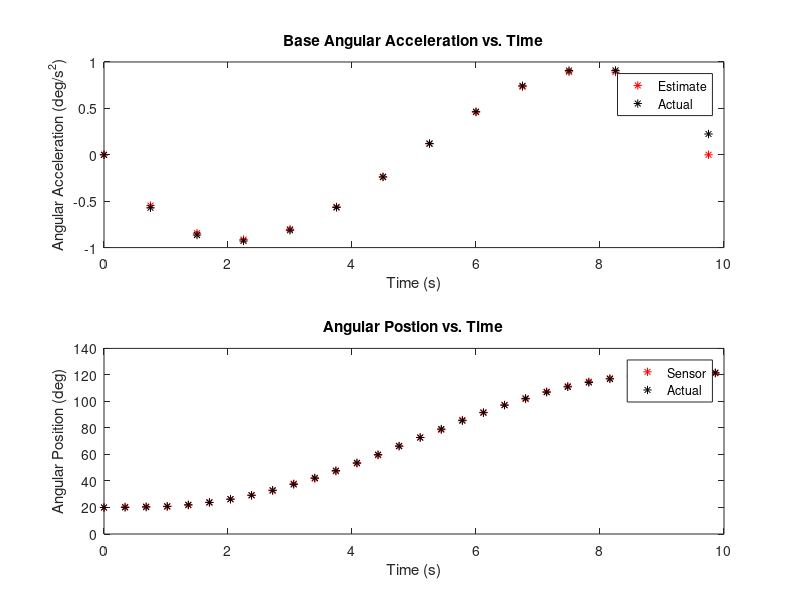
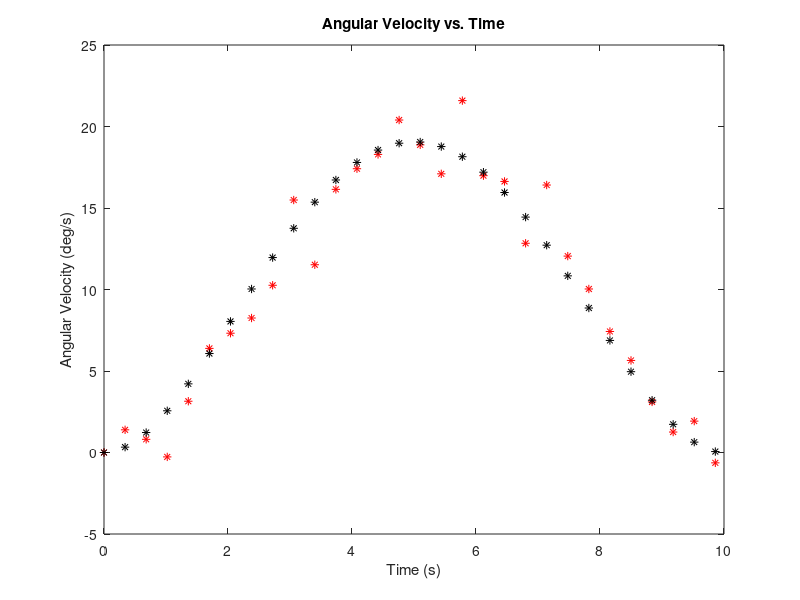
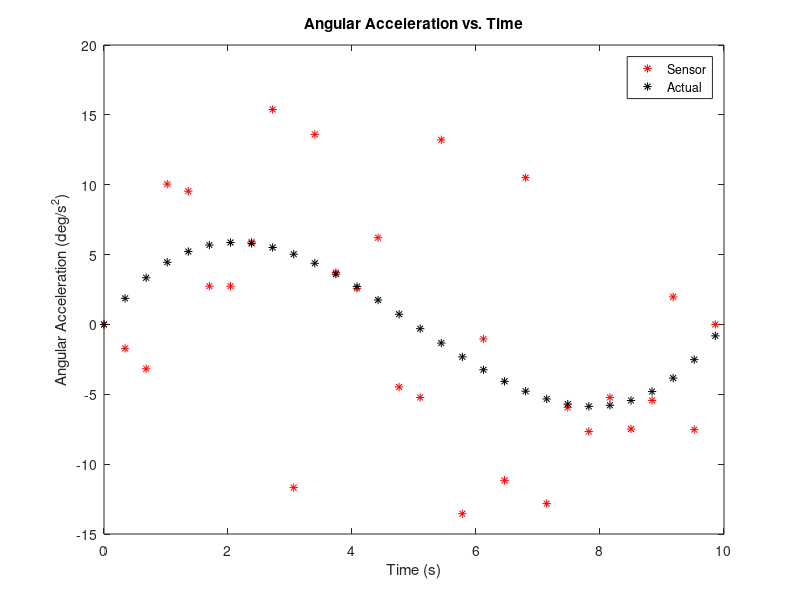

Reproduce these figures in MATLAB, in order.
%Creator: Jonathan Kenney
%HW4
clear; clc; close all;

%Problem 1
t = 0:.75:9.75;
th1 = 30 - .0009684*t.^5 + .02421*t.^4 - .1614*t.^3;
th2 = 20 + .0061002*t.^5 - .152505*t.^4 + 1.0167*t.^3;
est_Vth1 = zeros(1,14);
est_Vth2 = zeros(1,14);

for k = 2:14
    est_Vth1(k) = (th1(k) - th1(k-1))/(t(k)-t(k-1));
    est_Vth2(k) = (th2(k) - th2(k-1))/(t(k)-t(k-1));
end

Vth1 = -5*.0009684*t.^4 + 4*.02421*t.^3 - 3*.1614*t.^2;
Vth2 = 5*.0061002*t.^4 - 4*.152505*t.^3 + 3*1.0167*t.^2;
err_Vth1 = abs(est_Vth1 - Vth1);
err_Vth2 = abs(est_Vth2 - Vth2);

max_err_Vth1 = max(err_Vth1);
max_err_Vth2 = max(err_Vth2);

figure(1)
subplot(2,1,1)
plot(t,est_Vth1,'r*',t,Vth1,'k*');
xlabel('Time (s)');
ylabel('Angular Velocity (deg/s)')
title('Base Angular Velocity vs. Time');
legend('Estimate','Actual');
subplot(2,1,2)
plot(t,est_Vth2,'b*',t,Vth2,'k*');
xlabel('Time (s)');
ylabel('Angular Velocity (deg/s)')
title('Joint Angular Velocity vs. Time');
legend('Estimate','Actual');
figure(2)
plot(t,err_Vth1,'r*',t,err_Vth2,'b*');
xlabel('Time (s)');
ylabel('Absolute Error')
title('Base and Joint Velocity Estimate Error');
legend('Base','Joint');

fprintf('Max error for base: %.4f\n',max_err_Vth1);
fprintf('Max error for joint: %.4f\n',max_err_Vth2);

%%
%Problem 2
clear; clc; close all;

t = 0:.75:9.75;
th1 = 30 - .0009684*t.^5 + .02421*t.^4 - .1614*t.^3;
th2 = 20 + .0061002*t.^5 - .152505*t.^4 + 1.0167*t.^3;
est_Ath1 = zeros(1,14);
est_Ath2 = zeros(1,14);

for k = 2:13
    est_Ath1(k) = (th1(k+1) - 2*th1(k) + th1(k-1))/((t(k)-t(k-1))^2);
    est_Ath2(k) = (th2(k+1) - 2*th2(k) + th2(k-1))/((t(k)-t(k-1))^2);
end

Ath1 = -20*.0009684*t.^3 + 12*.02421*t.^2 - 6*.1614*t;
Ath2 = 20*.0061002*t.^3 - 12*.152505*t.^2 + 6*1.0167*t;
err_Ath1 = abs(est_Ath1 - Ath1);
err_Ath2 = abs(est_Ath2 - Ath2);

max_err_Ath1 = max(err_Ath1);
max_err_Ath2 = max(err_Ath2);

figure(1)
subplot(2,1,1)
plot(t,est_Ath1,'r*',t,Ath1,'k*');
xlabel('Time (s)');
ylabel('Angular Acceleration (deg/s^2)')
title('Base Angular Acceleration vs. Time');
legend('Estimate','Actual');
subplot(2,1,2)
plot(t,est_Ath2,'b*',t,Ath2,'k*');
xlabel('Time (s)');
ylabel('Angular Acceleration (deg/s^2)')
title('Joint Angular Acceleration vs. Time');
legend('Estimate','Actual');
figure(2)
plot(t,err_Ath1,'r*',t,err_Ath2,'b*');
xlabel('Time (s)');
ylabel('Absolute Error')
title('Base and Joint Acceleration Estimate Error');
legend('Base','Joint');

fprintf('Max error for base: %.4f\n',max_err_Ath1);
fprintf('Max error for joint: %.4f\n',max_err_Ath2);

%%
%Problem 3
clear; clc; close all;

dt = .75;
err_Vth2 = 1;
while max(err_Vth2) >= 1
    t = 0:dt:9.75;
    th2 = 20 + .0061002*t.^5 - .152505*t.^4 + 1.0167*t.^3;
    est_Vth2 = zeros(1,14);
    
    for k = 2:length(t)
        est_Vth2(k) = (th2(k) - th2(k-1))/dt;
    end
    
    Vth2 = 5*.0061002*t.^4 - 4*.152505*t.^3 + 3*1.0167*t.^2;
    err_Vth2 = abs(est_Vth2 - Vth2);
    dt = dt - .01;
end
disp(dt);

%%
%Problem 4
clear; clc; close all;

load HW4.mat;

th2 = 20 + .0061002*t.^5 - .152505*t.^4 + 1.0167*t.^3;
Vth2 = 5*.0061002*t.^4 - 4*.152505*t.^3 + 3*1.0167*t.^2;
Ath2 = 20*.0061002*t.^3 - 12*.152505*t.^2 + 6*1.0167*t;
est_Vth2 = zeros(1,length(t));
est_Ath2 = zeros(1,length(t));
for k = 2:length(t)
    est_Vth2(k) = (Th2_n(k) - Th2_n(k-1))/(t(k)-t(k-1));
end
for k = 2:length(t)-1
    est_Ath2(k) = (Th2_n(k+1) - 2*Th2_n(k) + Th2_n(k-1))/((t(k)-t(k-1))^2);
end

figure(1)
plot(t,Th2_n,'r*',t,th2,'k*');
xlabel('Time (s)');
ylabel('Angular Position (deg)');
title('Angular Postion vs. Time');
legend('Sensor','Actual');
figure(2)
plot(t,est_Vth2,'r*',t,Vth2,'k*');
xlabel('Time (s)');
ylabel('Angular Velocity (deg/s)');
title('Angular Velocity vs. Time');
figure(3)
plot(t,est_Ath2,'r*',t,Ath2,'k*');
xlabel('Time (s)');
ylabel('Angular Acceleration (deg/s^2)');
title('Angular Acceleration vs. Time');
legend('Sensor','Actual');